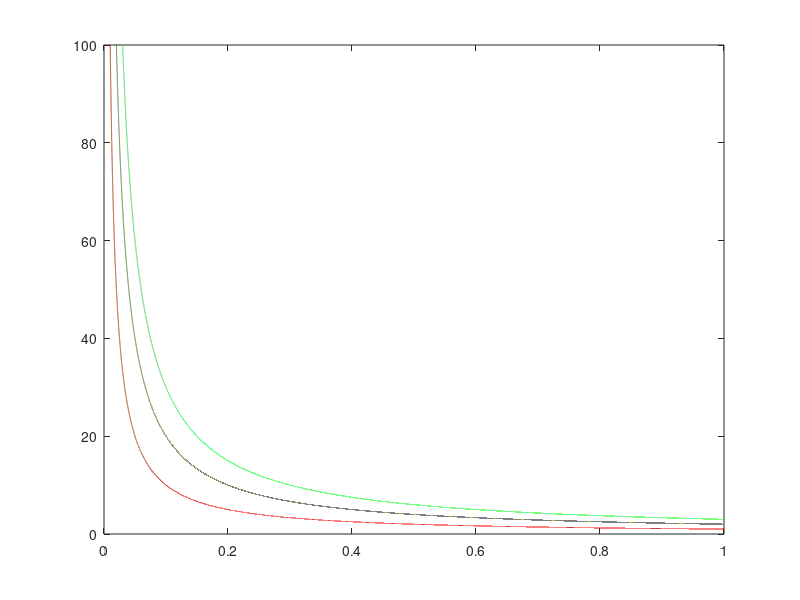

Write the MATLAB code that produced this figure.
clear all
close all
clc

left = 0.000001;

x1 = left:0.00001:1;
y1 = 1 ./ x1;


x2 = left:0.00001:1;
y2 = 2 ./ x2;


x3 = left:0.00001:1;
y3 = 3 ./ x3;

% figure

colors = rand(3, 3);


figure
plot(x1, y1, 'Color', colors(1,:))
hold on
plot(x2, y2, 'Color', colors(2,:))
hold on
plot(x3, y3, 'Color', colors(3,:))

ylim([0, 100])
